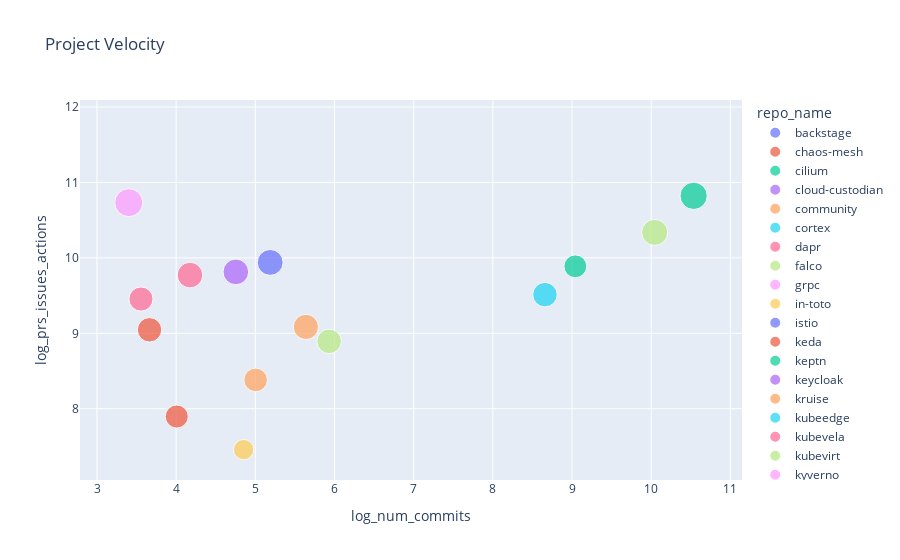

Notebook cell for this chart:
### Code cell
fig.show()

### Figure 1 — Plotly figure (JSON) as saved in the notebook; plotly's stock layout.template omitted (floating-point values rounded to 4 significant figures)
{"data": [{"customdata": [["backstage"]], "hovertemplate": "repo_name=%{customdata[0]}<br>log_num_commits=%{x}<br>log_prs_issues_actions=%{y}<br>log_num_contrib=%{marker.size}<extra></extra>", "legendgroup": "backstage", "marker": {"color": "#636efa", "size": [8.313], "sizemode": "area", "sizeref": 0.02242, "symbol": "circle"}, "mode": "markers", "name": "backstage", "orientation": "v", "showlegend": true, "type": "scatter", "x": [NaN], "xaxis": "x", "y": [10.97], "yaxis": "y"}, {"customdata": [["chaos-mesh"]], "hovertemplate": "repo_name=%{customdata[0]}<br>log_num_commits=%{x}<br>log_prs_issues_actions=%{y}<br>log_num_contrib=%{marker.size}<extra></extra>", "legendgroup": "chaos-mesh", "marker": {"color": "#EF553B", "size": [6.669], "sizemode": "area", "sizeref": 0.02242, "symbol": "circle"}, "mode": "markers", "name": "chaos-mesh", "orientation": "v", "showlegend": true, "type": "scatter", "x": [3.664], "xaxis": "x", "y": [9.047], "yaxis": "y"}, {"customdata": [["cilium"]], "hovertemplate": "repo_name=%{customdata[0]}<br>log_num_commits=%{x}<br>log_prs_issues_actions=%{y}<br>log_num_contrib=%{marker.size}<extra></extra>", "legendgroup": "cilium", "marker": {"color": "#00cc96", "size": [8.341], "sizemode": "area", "sizeref": 0.02242, "symbol": "circle"}, "mode": "markers", "name": "cilium", "orientation": "v", "showlegend": true, "type": "scatter", "x": [10.54], "xaxis": "x", "y": [10.82], "yaxis": "y"}, {"customdata": [["cloud-custodian"]], "hovertemplate": "repo_name=%{customdata[0]}<br>log_num_commits=%{x}<br>log_prs_issues_actions=%{y}<br>log_num_contrib=%{marker.size}<extra></extra>", "legendgroup": "cloud-custodian", "marker": {"color": "#ab63fa", "size": [7.389], "sizemode": "area", "sizeref": 0.02242, "symbol": "circle"}, "mode": "markers", "name": "cloud-custodian", "orientation": "v", "showlegend": true, "type": "scatter", "x": [4.754], "xaxis": "x", "y": [9.815], "yaxis": "y"}, {"customdata": [["community"]], "hovertemplate": "repo_name=%{customdata[0]}<br>log_num_commits=%{x}<br>log_prs_issues_actions=%{y}<br>log_num_contrib=%{marker.size}<extra></extra>", "legendgroup": "community", "marker": {"color": "#FFA15A", "size": [7.127], "sizemode": "area", "sizeref": 0.02242, "symbol": "circle"}, "mode": "markers", "name": "community", "orientation": "v", "showlegend": true, "type": "scatter", "x": [5.638], "xaxis": "x", "y": [9.085], "yaxis": "y"}, {"customdata": [["cortex"]], "hovertemplate": "repo_name=%{customdata[0]}<br>log_num_commits=%{x}<br>log_prs_issues_actions=%{y}<br>log_num_contrib=%{marker.size}<extra></extra>", "legendgroup": "cortex", "marker": {"color": "#19d3f3", "size": [6.739], "sizemode": "area", "sizeref": 0.02242, "symbol": "circle"}, "mode": "markers", "name": "cortex", "orientation": "v", "showlegend": true, "type": "scatter", "x": [8.658], "xaxis": "x", "y": [9.513], "yaxis": "y"}, {"customdata": [["dapr"]], "hovertemplate": "repo_name=%{customdata[0]}<br>log_num_commits=%{x}<br>log_prs_issues_actions=%{y}<br>log_num_contrib=%{marker.size}<extra></extra>", "legendgroup": "dapr", "marker": {"color": "#FF6692", "size": [7.343], "sizemode": "area", "sizeref": 0.02242, "symbol": "circle"}, "mode": "markers", "name": "dapr", "orientation": "v", "showlegend": true, "type": "scatter", "x": [4.174], "xaxis": "x", "y": [9.772], "yaxis": "y"}, {"customdata": [["falco"]], "hovertemplate": "repo_name=%{customdata[0]}<br>log_num_commits=%{x}<br>log_prs_issues_actions=%{y}<br>log_num_contrib=%{marker.size}<extra></extra>", "legendgroup": "falco", "marker": {"color": "#B6E880", "size": [6.762], "sizemode": "area", "sizeref": 0.02242, "symbol": "circle"}, "mode": "markers", "name": "falco", "orientation": "v", "showlegend": true, "type": "scatter", "x": [5.932], "xaxis": "x", "y": [8.894], "yaxis": "y"}, {"customdata": [["grpc"]], "hovertemplate": "repo_name=%{customdata[0]}<br>log_num_commits=%{x}<br>log_prs_issues_actions=%{y}<br>log_num_contrib=%{marker.size}<extra></extra>", "legendgroup": "grpc", "marker": {"color": "#FF97FF", "size": [8.799], "sizemode": "area", "sizeref": 0.02242, "symbol": "circle"}, "mode": "markers", "name": "grpc", "orientation": "v", "showlegend": true, "type": "scatter", "x": [3.401], "xaxis": "x", "y": [10.73], "yaxis": "y"}, {"customdata": [["in-toto"]], "hovertemplate": "repo_name=%{customdata[0]}<br>log_num_commits=%{x}<br>log_prs_issues_actions=%{y}<br>log_num_contrib=%{marker.size}<extra></extra>", "legendgroup": "in-toto", "marker": {"color": "#FECB52", "size": [4.625], "sizemode": "area", "sizeref": 0.02242, "symbol": "circle"}, "mode": "markers", "name": "in-toto", "orientation": "v", "showlegend": true, "type": "scatter", "x": [4.852], "xaxis": "x", "y": [7.458], "yaxis": "y"}, {"customdata": [["istio"]], "hovertemplate": "repo_name=%{customdata[0]}<br>log_num_commits=%{x}<br>log_prs_issues_actions=%{y}<br>log_num_contrib=%{marker.size}<extra></extra>", "legendgroup": "istio", "marker": {"color": "#636efa", "size": [8.968], "sizemode": "area", "sizeref": 0.02242, "symbol": "circle"}, "mode": "markers", "name": "istio", "orientation": "v", "showlegend": true, "type": "scatter", "x": [NaN], "xaxis": "x", "y": [11.63], "yaxis": "y"}, {"customdata": [["keda"]], "hovertemplate": "repo_name=%{customdata[0]}<br>log_num_commits=%{x}<br>log_prs_issues_actions=%{y}<br>log_num_contrib=%{marker.size}<extra></extra>", "legendgroup": "keda", "marker": {"color": "#EF553B", "size": [7.403], "sizemode": "area", "sizeref": 0.02242, "symbol": "circle"}, "mode": "markers", "name": "keda", "orientation": "v", "showlegend": true, "type": "scatter", "x": [NaN], "xaxis": "x", "y": [9.366], "yaxis": "y"}, {"customdata": [["keptn"]], "hovertemplate": "repo_name=%{customdata[0]}<br>log_num_commits=%{x}<br>log_prs_issues_actions=%{y}<br>log_num_contrib=%{marker.size}<extra></extra>", "legendgroup": "keptn", "marker": {"color": "#00cc96", "size": [5.855], "sizemode": "area", "sizeref": 0.02242, "symbol": "circle"}, "mode": "markers", "name": "keptn", "orientation": "v", "showlegend": true, "type": "scatter", "x": [9.042], "xaxis": "x", "y": [9.889], "yaxis": "y"}, {"customdata": [["keycloak"]], "hovertemplate": "repo_name=%{customdata[0]}<br>log_num_commits=%{x}<br>log_prs_issues_actions=%{y}<br>log_num_contrib=%{marker.size}<extra></extra>", "legendgroup": "keycloak", "marker": {"color": "#ab63fa", "size": [8.773], "sizemode": "area", "sizeref": 0.02242, "symbol": "circle"}, "mode": "markers", "name": "keycloak", "orientation": "v", "showlegend": true, "type": "scatter", "x": [NaN], "xaxis": "x", "y": [10.79], "yaxis": "y"}, {"customdata": [["kruise"]], "hovertemplate": "repo_name=%{customdata[0]}<br>log_num_commits=%{x}<br>log_prs_issues_actions=%{y}<br>log_num_contrib=%{marker.size}<extra></extra>", "legendgroup": "kruise", "marker": {"color": "#FFA15A", "size": [6.252], "sizemode": "area", "sizeref": 0.02242, "symbol": "circle"}, "mode": "markers", "name": "kruise", "orientation": "v", "showlegend": true, "type": "scatter", "x": [5.004], "xaxis": "x", "y": [8.383], "yaxis": "y"}, {"customdata": [["kubeedge"]], "hovertemplate": "repo_name=%{customdata[0]}<br>log_num_commits=%{x}<br>log_prs_issues_actions=%{y}<br>log_num_contrib=%{marker.size}<extra></extra>", "legendgroup": "kubeedge", "marker": {"color": "#19d3f3", "size": [7.135], "sizemode": "area", "sizeref": 0.02242, "symbol": "circle"}, "mode": "markers", "name": "kubeedge", "orientation": "v", "showlegend": true, "type": "scatter", "x": [NaN], "xaxis": "x", "y": [9.426], "yaxis": "y"}, {"customdata": [["kubevela"]], "hovertemplate": "repo_name=%{customdata[0]}<br>log_num_commits=%{x}<br>log_prs_issues_actions=%{y}<br>log_num_contrib=%{marker.size}<extra></extra>", "legendgroup": "kubevela", "marker": {"color": "#FF6692", "size": [6.522], "sizemode": "area", "sizeref": 0.02242, "symbol": "circle"}, "mode": "markers", "name": "kubevela", "orientation": "v", "showlegend": true, "type": "scatter", "x": [3.555], "xaxis": "x", "y": [9.455], "yaxis": "y"}, {"customdata": [["kubevirt"]], "hovertemplate": "repo_name=%{customdata[0]}<br>log_num_commits=%{x}<br>log_prs_issues_actions=%{y}<br>log_num_contrib=%{marker.size}<extra></extra>", "legendgroup": "kubevirt", "marker": {"color": "#B6E880", "size": [7.634], "sizemode": "area", "sizeref": 0.02242, "symbol": "circle"}, "mode": "markers", "name": "kubevirt", "orientation": "v", "showlegend": true, "type": "scatter", "x": [10.04], "xaxis": "x", "y": [10.34], "yaxis": "y"}, {"customdata": [["kyverno"]], "hovertemplate": "repo_name=%{customdata[0]}<br>log_num_commits=%{x}<br>log_prs_issues_actions=%{y}<br>log_num_contrib=%{marker.size}<extra></extra>", "legendgroup": "kyverno", "marker": {"color": "#FF97FF", "size": [7.338], "sizemode": "area", "sizeref": 0.02242, "symbol": "circle"}, "mode": "markers", "name": "kyverno", "orientation": "v", "showlegend": true, "type": "scatter", "x": [NaN], "xaxis": "x", "y": [10.17], "yaxis": "y"}, {"customdata": [["litmus"]], "hovertemplate": "repo_name=%{customdata[0]}<br>log_num_commits=%{x}<br>log_prs_issues_actions=%{y}<br>log_num_contrib=%{marker.size}<extra></extra>", "legendgroup": "litmus", "marker": {"color": "#FECB52", "size": [6.503], "sizemode": "area", "sizeref": 0.02242, "symbol": "circle"}, "mode": "markers", "name": "litmus", "orientation": "v", "showlegend": true, "type": "scatter", "x": [NaN], "xaxis": "x", "y": [9.189], "yaxis": "y"}, {"customdata": [["longhorn"]], "hovertemplate": "repo_name=%{customdata[0]}<br>log_num_commits=%{x}<br>log_prs_issues_actions=%{y}<br>log_num_contrib=%{marker.size}<extra></extra>", "legendgroup": "longhorn", "marker": {"color": "#636efa", "size": [7.513], "sizemode": "area", "sizeref": 0.02242, "symbol": "circle"}, "mode": "markers", "name": "longhorn", "orientation": "v", "showlegend": true, "type": "scatter", "x": [5.187], "xaxis": "x", "y": [9.94], "yaxis": "y"}, {"customdata": [["spec"]], "hovertemplate": "repo_name=%{customdata[0]}<br>log_num_commits=%{x}<br>log_prs_issues_actions=%{y}<br>log_num_contrib=%{marker.size}<extra></extra>", "legendgroup": "spec", "marker": {"color": "#EF553B", "size": [5.948], "sizemode": "area", "sizeref": 0.02242, "symbol": "circle"}, "mode": "markers", "name": "spec", "orientation": "v", "showlegend": true, "type": "scatter", "x": [4.007], "xaxis": "x", "y": [7.897], "yaxis": "y"}, {"customdata": [["volcano"]], "hovertemplate": "repo_name=%{customdata[0]}<br>log_num_commits=%{x}<br>log_prs_issues_actions=%{y}<br>log_num_contrib=%{marker.size}<extra></extra>", "legendgroup": "volcano", "marker": {"color": "#00cc96", "size": [6.757], "sizemode": "area", "sizeref": 0.02242, "symbol": "circle"}, "mode": "markers", "name": "volcano", "orientation": "v", "showlegend": true, "type": "scatter", "x": [NaN], "xaxis": "x", "y": [9.13], "yaxis": "y"}], "layout": {"legend": {"itemsizing": "constant", "title": {"text": "repo_name"}, "tracegroupgap": 0}, "title": {"text": "Project Velocity"}, "xaxis": {"anchor": "y", "domain": [0, 1], "title": {"text": "log_num_commits"}}, "yaxis": {"anchor": "x", "domain": [0, 1], "title": {"text": "log_prs_issues_actions"}}}}
